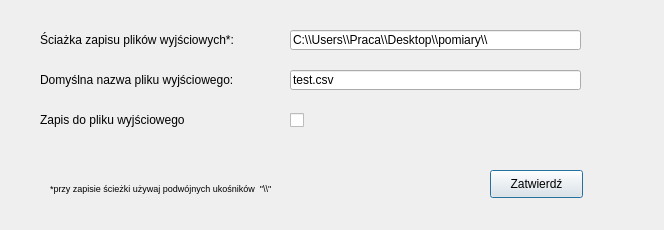
<?xml version="1.0" encoding="UTF-8"?>
<ui version="4.0">
 <class>Dialog</class>
 <widget class="QDialog" name="Dialog">
  <property name="geometry">
   <rect>
    <x>0</x>
    <y>0</y>
    <width>664</width>
    <height>230</height>
   </rect>
  </property>
  <property name="windowTitle">
   <string>Ustawienia</string>
  </property>
  <widget class="QLabel" name="label">
   <property name="geometry">
    <rect>
     <x>40</x>
     <y>30</y>
     <width>221</width>
     <height>20</height>
    </rect>
   </property>
   <property name="text">
    <string>Ściażka zapisu plików wyjściowych*:</string>
   </property>
  </widget>
  <widget class="QLineEdit" name="lineEdit">
   <property name="geometry">
    <rect>
     <x>290</x>
     <y>30</y>
     <width>291</width>
     <height>20</height>
    </rect>
   </property>
   <property name="text">
    <string>C:\\Users\\Praca\\Desktop\\pomiary\\</string>
   </property>
  </widget>
  <widget class="QLineEdit" name="lineEdit_2">
   <property name="geometry">
    <rect>
     <x>290</x>
     <y>70</y>
     <width>291</width>
     <height>20</height>
    </rect>
   </property>
   <property name="text">
    <string>test.csv</string>
   </property>
  </widget>
  <widget class="QLabel" name="label_2">
   <property name="geometry">
    <rect>
     <x>40</x>
     <y>70</y>
     <width>221</width>
     <height>20</height>
    </rect>
   </property>
   <property name="text">
    <string>Domyślna nazwa pliku wyjściowego:</string>
   </property>
  </widget>
  <widget class="QLabel" name="label_3">
   <property name="geometry">
    <rect>
     <x>40</x>
     <y>110</y>
     <width>221</width>
     <height>20</height>
    </rect>
   </property>
   <property name="text">
    <string>Zapis do pliku wyjściowego</string>
   </property>
  </widget>
  <widget class="QCheckBox" name="checkBox">
   <property name="geometry">
    <rect>
     <x>290</x>
     <y>110</y>
     <width>81</width>
     <height>20</height>
    </rect>
   </property>
   <property name="text">
    <string/>
   </property>
  </widget>
  <widget class="QPushButton" name="pushButton">
   <property name="geometry">
    <rect>
     <x>490</x>
     <y>170</y>
     <width>93</width>
     <height>28</height>
    </rect>
   </property>
   <property name="text">
    <string>Zatwierdź</string>
   </property>
  </widget>
  <widget class="QLabel" name="label_4">
   <property name="geometry">
    <rect>
     <x>50</x>
     <y>180</y>
     <width>391</width>
     <height>16</height>
    </rect>
   </property>
   <property name="font">
    <font>
     <pointsize>7</pointsize>
    </font>
   </property>
   <property name="text">
    <string>*przy zapisie ścieżki używaj podwójnych ukośników  &quot;\\&quot;</string>
   </property>
  </widget>
 </widget>
 <resources/>
 <connections/>
</ui>
